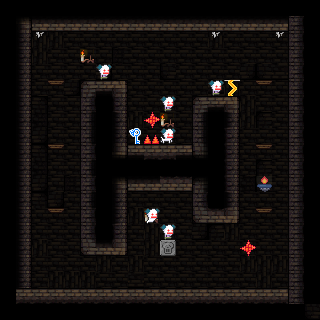

A 2D game scene composited from a Tiled map and its tileset images. What follows is a short description and the map's XML, with each tile layer's data collapsed to a summary:
An orthogonal 20x20 tile map with 16x16 px tiles, 5 tile layers (back, stage, deco, unit, ...).

<map version="1.0" orientation="orthogonal" renderorder="right-down" width="20" height="20" tilewidth="16" tileheight="16" nextobjectid="4">
 <tileset firstgid="1" name="dungeonTileSet" tilewidth="16" tileheight="16" tilecount="1024">
  <image source="dungeonTileset.png" width="512" height="512" />
  <terraintypes>
   <terrain name="blocks" tile="-1" />
  </terraintypes>
  <tile id="4" terrain=",,,0" />
  <tile id="5" terrain=",,0,0" />
  <tile id="6" terrain=",,0," />
  <tile id="12" terrain="0,0,0," />
  <tile id="13" terrain="0,0,," />
  <tile id="14" terrain="0,0,,0" />
  <tile id="36" terrain=",0,,0" />
  <tile id="37" terrain="0,0,0,0" />
  <tile id="38" terrain="0,,0," />
  <tile id="44" terrain="0,,0," />
  <tile id="46" terrain=",0,,0" />
  <tile id="68" terrain=",0,," />
  <tile id="69" terrain="0,0,," />
  <tile id="70" terrain="0,,," />
  <tile id="76" terrain="0,,0,0" />
  <tile id="77" terrain=",,0,0" />
  <tile id="78" terrain=",0,0,0" />
 </tileset>
 <layer name="back" width="20" height="20">
  <data>[400 cells, 400 non-empty, 9 distinct tile ids]</data>
 </layer>
 <layer name="stage" width="20" height="20">
  <data>[400 cells, 219 non-empty, 19 distinct tile ids]</data>
 </layer>
 <layer name="deco" width="20" height="20">
  <data>[400 cells, 5 non-empty, 3 distinct tile ids]</data>
 </layer>
 <layer name="unit" width="20" height="20">
  <data>[400 cells, 12 non-empty, 8 distinct tile ids]</data>
 </layer>
 <layer name="fore" width="20" height="20">
  <data>[400 cells, 1 non-empty, 1 distinct tile ids]</data>
 </layer>
</map>
